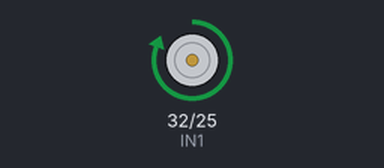
This sketch was run on a simulated ESP32. Parts: motor-driver pin pairs drawn as motors (green arrow = first pin HIGH = forward, orange = second pin HIGH = backward, longer = more drive, scaled by the enable pin).

Above: at 0.5 s.
At 1.5 s:
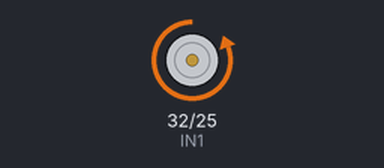
At 5.5 s:
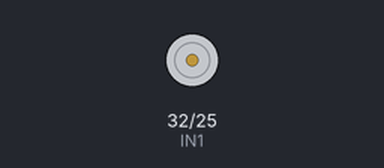
Timing chart, 0 to 6.9 s (numbered marks = the images above):
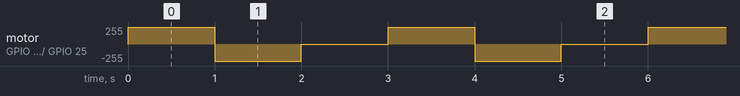

Measured:
- by itself, motor on GPIO 32 (IN1) / GPIO 25 (IN2): repeats every 3.0 s: backward 255/255 1.0 s, stopped 1.0 s, forward 255/255 1.0 s

The sketch:

ESP32_L298N_SinBiblioteca.ino
```cpp
// para motor de CC (los amarillos)
// o motores rescatados de impresoras


// Motor A
int ENA =33;
int IN1 = 32;
int IN2 = 25;


void setup ()
{
  // Declaramos todos los pines como salidas
  pinMode (ENA, OUTPUT);

  pinMode (IN1, OUTPUT);
  pinMode (IN2, OUTPUT);

}

void loop ()
{
  Adelante ();
  delay (1000);
  Atras ();
  delay (1000);

  Parar ();
  delay (1000);
}

void Adelante ()
{
  //Direccion motor A
  digitalWrite (IN1, HIGH);
  digitalWrite (IN2, LOW);
  analogWrite (ENA, 255); //Velocidad motor max 255 minimo 170 aprox. (con este valor gira pero no tiene fuerza, probar para cada motor)

}

void Atras ()
{
  //Direccion motor A
  digitalWrite (IN1, LOW);
  digitalWrite (IN2, HIGH);
  analogWrite (ENA, 255);  //Velocidad motor

}


void Parar ()
{
  //Direccion motor A
  digitalWrite (IN1, LOW);
  digitalWrite (IN2, LOW);
  analogWrite (ENA, 0); //Velocidad motor

}
```
